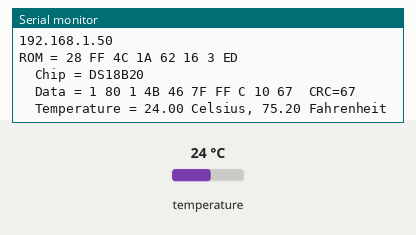
Simulated run of this sketch. Board: ESP8266 (NodeMCU). Shown: the last lines printed to the serial monitor. Inputs (shaded band) come from the test bench; at power-on: temperature 24 °C. WiFi joins after 1.5 s; servers stay silent unless stated.

Above: at 2.7 s.
2.8 s: temperature set to 12 °C
At 8.6 s:
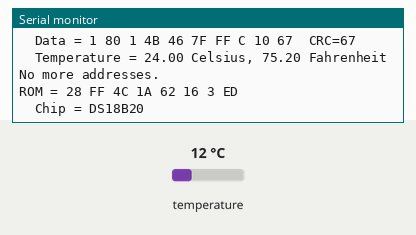
10.3 s: temperature set to 28 °C
At 14.02 s:
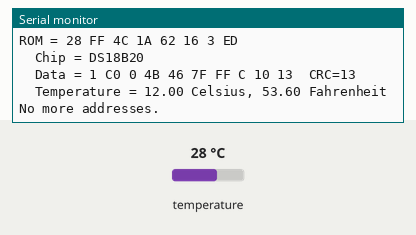
22.8 s: temperature set to 33 °C
At 29.1 s:
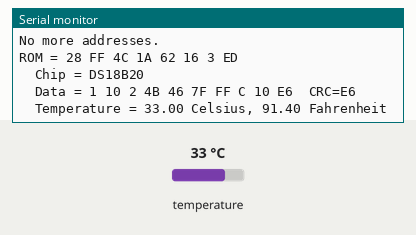
35.4 s: temperature set to 7 °C
At 41.2 s:
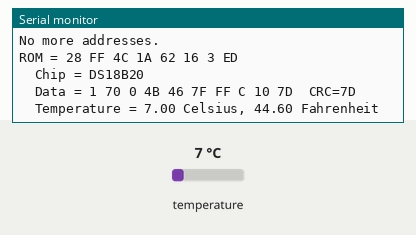
48.0 s: temperature set to 10 °C
At 53.3 s:
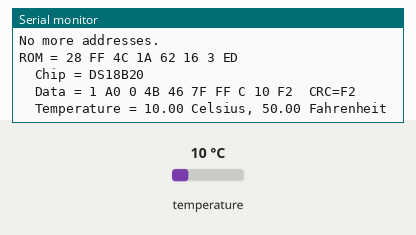
60.5 s: temperature set to 8 °C
At 66.6 s:
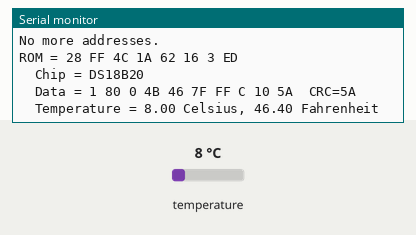
Timing chart, 0 to 68.1 s (numbered marks = the images above; inputs shaded):
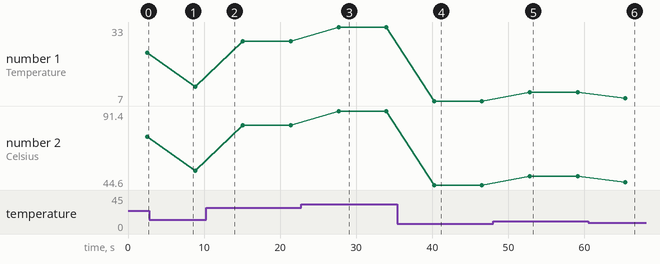

The sketch:

ds18b20.ino
```cpp
#include <ESP8266WiFi.h>
#include <OneWire.h>

const char *ssid = "xxxxx";            //Your-WiFi-router-SSID
const char *password = "xxxxx";        //Your-WiFi-password

// https://www.elec-cafe.com/ fro more infos

OneWire  ds(2);  // on pin 2 (a 4.7K resistor is necessary)
WiFiServer server(80);

void setup() {
  Serial.begin(115200);
  delay(10);

  // Connect to WiFi network
  Serial.println();
  Serial.println();
  Serial.print("Connecting to ");
  Serial.println(ssid);

  WiFi.begin(ssid, password);

  while (WiFi.status() != WL_CONNECTED) {
    delay(500);
    Serial.print(".");
  }
  Serial.println("");
  Serial.println("WiFi connected");

  // Start the server
  server.begin();
  Serial.println("Server started");

  // Print the IP address
  Serial.println(WiFi.localIP());
}

void loop() {

  byte i;
  byte present = 0;
  byte type_s;
  byte data[12];
  byte addr[8];
  float celsius, fahrenheit;

  if ( !ds.search(addr)) {
    Serial.println("No more addresses.");
    Serial.println();
    ds.reset_search();
    delay(250);
    return;
  }

  Serial.print("ROM =");
  for ( i = 0; i < 8; i++) {
    Serial.write(' ');
    Serial.print(addr[i], HEX);
  }

  if (OneWire::crc8(addr, 7) != addr[7]) {
    Serial.println("CRC is not valid!");
    return;
  }
  Serial.println();

  // the first ROM byte indicates which chip
  switch (addr[0]) {
    case 0x10:
    Serial.println("  Chip = DS18S20");  // or old DS1820
    type_s = 1;
    break;
    case 0x28:
    Serial.println("  Chip = DS18B20");
    type_s = 0;
    break;
    case 0x22:
    Serial.println("  Chip = DS1822");
    type_s = 0;
    break;
    default:
    Serial.println("Device is not a DS18x20 family device.");
    return;
  }

  ds.reset();
  ds.select(addr);
  ds.write(0x44, 1);        // start conversion, with parasite power on at the end

  delay(1000);     // maybe 750ms is enough, maybe not
  // we might do a ds.depower() here, but the reset will take care of it.

  present = ds.reset();
  ds.select(addr);
  ds.write(0xBE);         // Read Scratchpad

  Serial.print("  Data = ");
  Serial.print(present, HEX);
  Serial.print(" ");
  for ( i = 0; i < 9; i++) {           // we need 9 bytes
    data[i] = ds.read();
    Serial.print(data[i], HEX);
    Serial.print(" ");
  }
  Serial.print(" CRC=");
  Serial.print(OneWire::crc8(data, 8), HEX);
  Serial.println();

  int16_t raw = (data[1] << 8) | data[0];
  if (type_s) {
    raw = raw << 3; // 9 bit resolution default
    if (data[7] == 0x10) {
      // "count remain" gives full 12 bit resolution
      raw = (raw & 0xFFF0) + 12 - data[6];
    }
  } else {
    byte cfg = (data[4] & 0x60);
    // at lower res, the low bits are undefined, so let's zero them
    if (cfg == 0x00) raw = raw & ~7;  // 9 bit resolution, 93.75 ms
    else if (cfg == 0x20) raw = raw & ~3; // 10 bit res, 187.5 ms
    else if (cfg == 0x40) raw = raw & ~1; // 11 bit res, 375 ms
    //// default is 12 bit resolution, 750 ms conversion time
  }
  celsius = (float)raw / 16.0;
  fahrenheit = celsius * 1.8 + 32.0;
  Serial.print("  Temperature = ");
  Serial.print(celsius);
  Serial.print(" Celsius, ");
  Serial.print(fahrenheit);
  Serial.println(" Fahrenheit");

  WiFiClient client = server.available();
  client.println("HTTP/1.1 200 OK");
  client.println("Content-Type: text/html");
  client.println("Connection: close");  // the connection will be closed after completion of the response
  client.println("Refresh: 5");  // refresh the page automatically every 5 sec
  client.println();
  client.println("<!DOCTYPE HTML>");
  client.println("<html>");
  client.println("<head><meta charset='utf-8'>");
  client.println("<meta http-equiv='X-UA-Compatible' content='IE=edge'>");
  client.println("<meta name='viewport' content='width=device-width, initial-scale=1'>");
  client.println("<link href='//cdnjs.cloudflare.com/ajax/libs/twitter-bootstrap/3.2.0/css/bootstrap.min.css' rel='stylesheet'>");
  client.println("<script src='//ajax.googleapis.com/ajax/libs/jquery/1.9.0/jquery.min.js'></script>");
  client.println("<style>p { fonf-size: large; text-align: center; } p#temp_span { font-size: large; color: blue; } p#title { font-size: x-large; font-weight: bold; } </style>");
  client.println("</head><body>");
  client.print("<p>&nbsp;</p>");
  client.print("<p id='title'><span>ESP8266 and DS18B20 Temperature Sensor Server</p>");
  client.print("<p id='temp_span'><span>Temperature = ");
  client.println(celsius);
  client.print("</span><h><sup>o</sup>C</span></h></p>");
  client.print("<p>&nbsp;</p>");
  client.print("<p>&nbsp;</p>");
  client.print("<p>&nbsp;</p>");
  client.print("<script type='text/javascript' src='//cdnjs.cloudflare.com/ajax/libs/twitter-bootstrap/3.2.0/js/bootstrap.min.js'></script>");
  client.println("</body></html>");
  delay(5000);
}
```

Measured:
- after the input at 22.8 s, the serial monitor: prints a new line after 4.9 s (image 3)
- after the input at 35.4 s, the serial monitor: prints a new line after 4.8 s (image 4)
- after the input at 48.0 s, the serial monitor: prints a new line after 4.8 s (image 5)
- after the input at 60.5 s, the serial monitor: prints a new line after 4.9 s (image 6)
- plotted number 1: 24 → 12 after the input at 2.8 s, 28 → 33 after the input at 22.8 s, 10 → 8 after the input at 60.5 s
- plotted number 2: 75.2 → 53.6 after the input at 2.8 s, 53.6 → 82.4 after the input at 10.3 s, 82.4 → 91.4 after the input at 22.8 s, 91.4 → 44.6 after the input at 35.4 s, 44.6 → 50 after the input at 48.0 s
